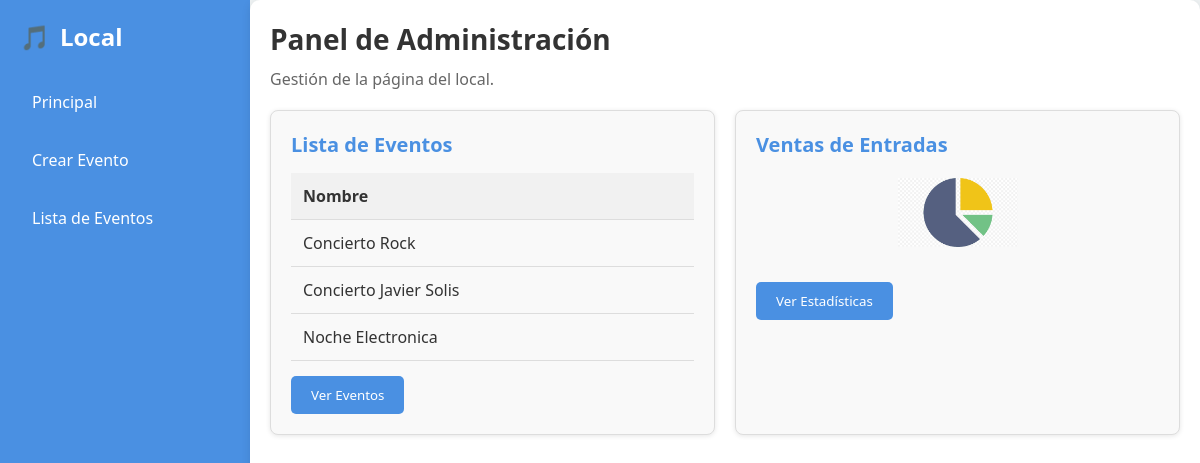
The page /administracion/home.php on the database its author committed.
### tables this page shows
CREATE TABLE `evento` (
  `idEvento` int(11) NOT NULL,
  `nombreEvento` varchar(150) NOT NULL,
  `descripcionEvento` text DEFAULT NULL,
  `fechahoraEvento` datetime NOT NULL,
  `categoriaEvento` varchar(50) DEFAULT NULL,
  `capacidadEvento` int(11) NOT NULL,
  `entradasGeneralEvento` int(11) NOT NULL,
  `entradasVipEvento` int(11) NOT NULL,
  `imagenEvento` varchar(255) DEFAULT NULL
);

### administracion/home.php (the view, shortened to what this page needs)
<!DOCTYPE html>
<html lang="es">
<head>
</head>
<body>
    <?php
    include '../conexion.php';
    $sql = "SELECT nombreEvento FROM evento";
    $result = $conn->query($sql);
    ?>
    <div class="sidebar">
        <h2>Local</h2>
        <a href="./home.php">Principal</a>
        <a href="./crear_evento.php">Crear Evento</a>
        <a href="./lista_eventos.php">Lista de Eventos</a>
    </div>
    <div class="main-content">
        <h1>Panel de Administración</h1>
        <p>Gestión de la página del local.</p>
        <div class="container">
            <div class="box event-list">
                <h3>Lista de Eventos</h3>
                <table>
                    <tr>
                        <th>Nombre</th>
                    </tr>
                    <?php
                    if ($result->num_rows > 0) {
                        while($row = $result->fetch_assoc()) {
                            echo "<tr><td>" . htmlspecialchars($row['nombreEvento']) . "</td></tr>";
                        }
                    } else {
                        echo "<tr><td colspan='2'>No hay eventos disponibles</td></tr>";
                    }
                    ?>
                </table>
                <a href="lista_eventos.php">
                    <button class="button">Ver Eventos</button>
                </a>
            </div>
            <div class="box sales-chart">
                <h3>Ventas de Entradas</h3>
                <img src="../img/grafico.png" alt="Gráfico Circular de Ventas" class="pie-chart">
                <a href="estadisticas.php">
                <button class="button">Ver Estadísticas</button></a>
            </div>
        </div>
    </div>
</body>
</html>

### administracion/home.php (style rules this page uses)
* { box-sizing: border-box; margin: 0; padding: 0; font-family: 'Segoe UI', Tahoma, Geneva, Verdana, sans-serif; }
body { display: flex; min-height: 100vh; background-color: #eef2f3; }
.sidebar { width: 250px; background-color: #4a90e2; padding: 20px; display: flex; flex-direction: column; align-items: flex-start; color: white; }
.sidebar h2 { font-size: 24px; margin-bottom: 20px; display: flex; align-items: center; }
.sidebar h2::before { content: "🎵"; margin-right: 10px; }
.sidebar a { font-size: 16px; color: white; text-decoration: none; margin: 10px 0; transition: background 0.3s; padding: 8px 12px; border-radius: 4px; }
.main-content { flex: 1; padding: 20px; background-color: #fff; border-radius: 10px; box-shadow: 0 2px 10px rgba(0, 0, 0, 0.1); }
.main-content h1 { font-size: 28px; margin-bottom: 10px; color: #333; }
.main-content p { font-size: 16px; color: #666; margin-bottom: 20px; }
.container { display: flex; gap: 20px; }
.box { flex: 1; background-color: #f9f9f9; border: 1px solid #ddd; border-radius: 8px; padding: 20px; box-shadow: 0 1px 5px rgba(0, 0, 0, 0.1); }
.box h3 { font-size: 20px; margin-bottom: 15px; color: #4a90e2; }
.event-list table { width: 100%; border-collapse: collapse; text-align: left; }
.event-list table th, .event-list table td { padding: 12px; border-bottom: 1px solid #ddd; color: #333; }
.event-list table th { background-color: #f1f1f1; }
.button { margin-top: 15px; padding: 10px 20px; background-color: #4a90e2; color: white; border: none; border-radius: 5px; cursor: pointer; transition: background 0.3s; }
.pie-chart { width: 120px; height: auto; display: block; margin: 20px auto; }

### rows shown on the page
evento: nombreEvento "Concierto Rock"
evento: nombreEvento "Concierto Javier Solis"
evento: nombreEvento "Noche Electronica"
